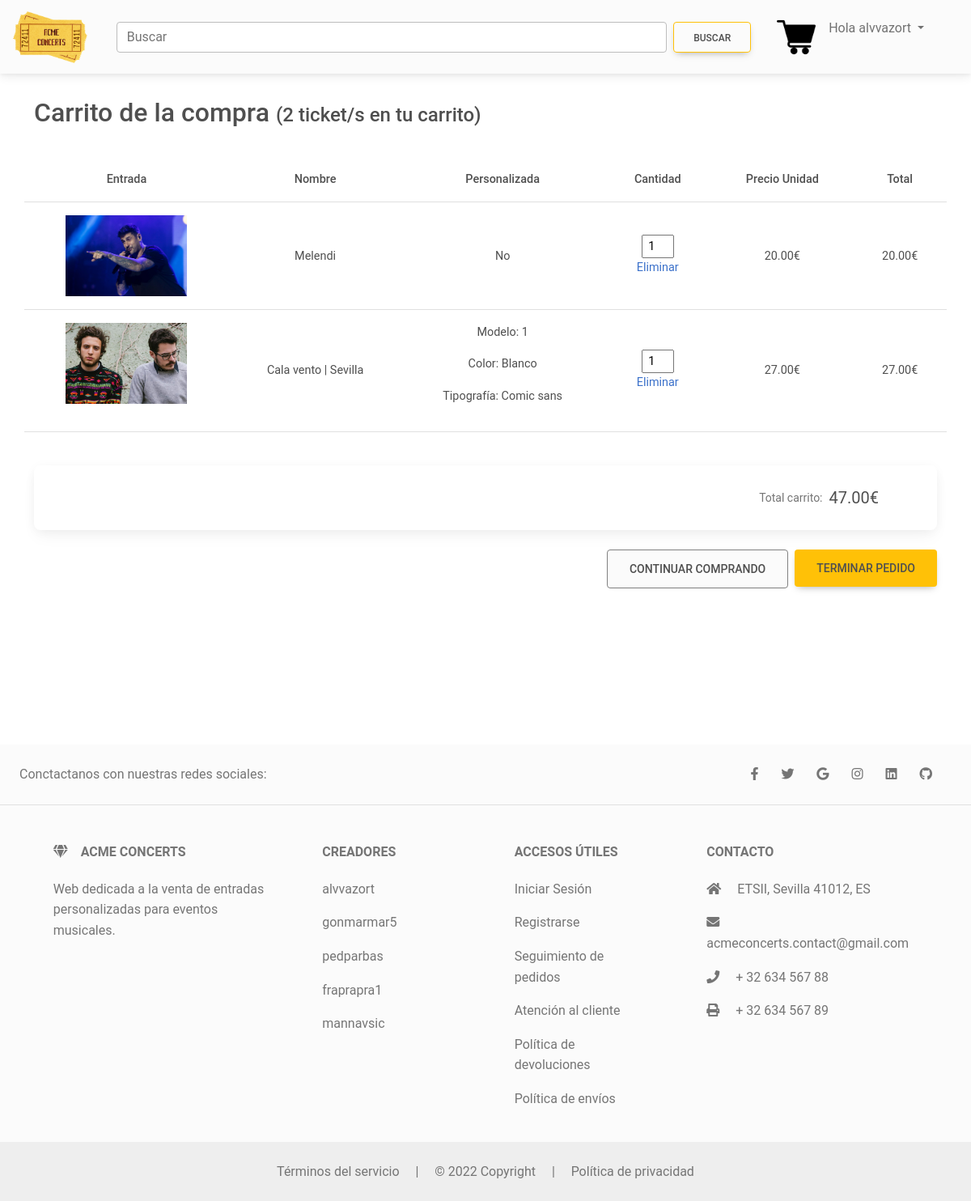
The app's page /cart/ (signed in) with its own data.
### main/models.py (models this page shows, shortened)
class OrderTicket(models.Model):
    COLOR = (
        ('W', 'Blanco'),('B', 'Negro'), ('G', 'Verde')
    )
    TYPING = (
        ('CS', 'Comic sans'), ('A', 'Arial'), ('C', 'Calibri')
    )
    MODEL = (
    ('1', 'Modelo 1'), ('2', 'Modelo 2'), ('3', 'Modelo 3')
    )
    id = models.AutoField(primary_key=True)
    user = models.ForeignKey(settings.AUTH_USER_MODEL,
                             on_delete=models.CASCADE,null=True)
    ordered = models.BooleanField(default=False)
    ticket = models.ForeignKey(Ticket, on_delete=models.CASCADE)
    quantity = models.IntegerField(default=1)
    order = models.ForeignKey(Order, on_delete=models.CASCADE, null=True)
    customized = models.BooleanField(default=False)
    model = models.IntegerField(default=0,choices=MODEL, null=True)
    color = models.CharField(default='W', choices=COLOR, max_length=30, null=True)
    typing = models.CharField(default='CS', choices=TYPING, max_length=30, null=True)

class Ticket(models.Model):
    ordering = ['-slug']
    title = models.CharField(max_length=100)
    price = models.FloatField()
    price_customized = models.FloatField()
    location= models.CharField(max_length=100, default="No definido")
    category = models.CharField(choices=CATEGORY, max_length=2)
    slug = models.SlugField()
    description = models.TextField()
    image = models.ImageField(upload_to= 'images/tickets/')
    date = models.DateTimeField()
    stock = models.PositiveIntegerField(default=10)
    def get_absolute_url(self):
        return reverse("main:ticket", kwargs={
            'slug': self.slug
        })

### cart/views.py (the view)
# urls.py: path('', views.CartSummaryView.as_view(), name='cart'),
class CartSummaryView(View):
    def get(self, *args, **kwargs):
        try:
            order,created = Order.objects.get_or_create(user = self.request.user, ordered = False)
            tickets = OrderTicket.objects.filter(order=order)
            context = {
                'object' : order,
                'tickets' : tickets,
                'tickets_num' : len(tickets),
                'MEDIA_URL' : settings.MEDIA_URL
            }
            return render(self.request, 'cart.html', context)
        except:
            return redirect("/accounts/login")

### cart/templates/cart.html (shortened to what this page needs)
{% extends "base.html" %}
{% block content %}
  <section class="vh-100">
    <div class="container h-100">
      <div class="row d-flex justify-content-center align-items-center h-80">
        <div class="col">
          <p><span class="h2">Carrito de la compra </span><span class="h4">({{tickets_num}} ticket/s en tu carrito)</span></p>
              <div class="row align-items-center">
                <table class="table">
                  <thead>
                    <tr>
                      <th style="text-align: center;" scope="col">Entrada</th>
                      <th style="text-align: center;" scope="col">Nombre</th>
                      <th style="text-align: center;" scope="col">Personalizada</th>
                      <th style="text-align: center;" scope="col">Cantidad</th>
                      <th style="text-align: center;" scope="col">Precio Unidad</th>
                      <th style="text-align: center;" scope="col">Total</th>
                    </tr>
                  </thead>
                  <tbody>
                {% for ticket in tickets %}
                  <div class="card" style="width: 80vw; background-color:gray; margin-bottom: 10px;">
                    <tr style="text-align: center;">
                      <th scope="row">
                        <a href="{{ticket.ticket.get_absolute_url}}">
                          <img src="{{MEDIA_URL}}{{ticket.ticket.image}}"
                          class="img-fluid" style="object-fit: cover; width: 150px;height: 100px;"  alt="Generic placeholder image">
                        </a></th>
                      <td style="text-align: center; vertical-align: middle;" >{{ ticket.ticket.title }}</td>
                        {% if ticket.customized  %}
                          <td style="text-align: right: vertical-align:middle;">
                            <p>Modelo: {{ticket.get_model_display}}</p>
                            <p>Color: {{ticket.get_color_display}}</p>
                            <p>Tipografía: {{ticket.get_typing_display}}</p>
                        {% else %}
                          <td style="text-align: center; vertical-align: middle;">
                            No
                        {% endif %}
                        </td>
                      <td style="text-align: center; vertical-align: middle;">
                        <input name="{{ ticket.ticket.slug }}" class="quantity" style="text-align: center; width:40px;" type="number" value="{{ ticket.quantity }}" min="1" max="{{ ticket.ticket.stock }}">
                        <br>
                        <a href="{% url 'main:remove-from-cart' ticket.ticket.slug%}">Eliminar</a>
                      </td>
                      {% if ticket.customized  %}
                        <td class="price_unit" style="text-align: center; vertical-align: middle;">{{ ticket.ticket.price_customized }}0€</td>
                      {% else %}
                        <td class="price_unit" style="text-align: center; vertical-align: middle;">{{ ticket.ticket.price }}0€</td>
                      {% endif %}
                      <td class="price" id="{{forloop.counter0}}" style="text-align: center; vertical-align: middle;"></td>
                    </tr>
                  </div>
                {% endfor %}
                </tbody>
              </table>
              </div>
            </div>
          </div>
          <br>
          <div class="card mb-4">
            <div class="card-body p-4">
              <div class="float-end">
                <p class="mb-0 me-5 d-flex align-items-center">
                  <span class="small text-muted me-2">Total carrito:</span>
                  <span id="total_price" class="lead fw-normal"></span>
                </p>
              </div>
            </div>
          </div>
          <div class="d-flex justify-content-end">
            <a href="/">
              <button type="button" class="btn btn-light btn-lg me-2" style="  border: 1px solid gray;">
              Continuar Comprando</button></a>
            {% if tickets_num == 0%}
              <a>
                <button disabled type="button" style="background-color:#ffc107;"class="btn  btn-lg">Terminar pedido</button>
              </a>
            {% else %}
              <a href="checkout">
                <button type="button" style="background-color:#ffc107;"class="btn  btn-lg">Terminar pedido</button>
              </a>
            {% endif %}
          </div>
        </div>
  </section>
  {% endblock content %}

### main/templates/base.html (shortened to what this page needs)
{% load static %}
<!DOCTYPE html>
<html>
    <head>
        <link rel="stylesheet" href="https://use.fontawesome.com/releases/v5.8.1/css/all.css">
        <link rel="stylesheet" href="/static/css/bootstrap.min.css" media="screen">
        <link rel="stylesheet" href="/static/css/styles.css" type="text/css">
        <link href="{% static 'css/mdb.min.css' %}" rel="stylesheet">
    </head>
    <body>
        <header class="fixed-top">
            <nav class="navbar navbar-expand-lg navbar-light bg-light">
                <a class="navbar-brand" href="/"><img id="logo" src="/resources/images/logo.png" class="" alt="Acme Concerts"></a>
                <form id="search-bar" class="align-self-md-center d-inline-flex form-control p-0 m-3 bg-light border-0" method="get">
                  <input class="form-control mr-sm-2" type="search" placeholder="Buscar" aria-label="Buscar" name="buscador" value ="{{ request.GET.buscador }}">
                  <button class="btn my-2 my-sm-0 m-2" style="border: 1px solid rgb(255, 193, 7);" type="submit" id="search-button">Buscar</button>
                </form>
                <div class="collapse navbar-collapse align-content-center" id="navbarSupportedContent">
                  <ul class="navbar-nav mr-auto">
                    <li class="nav-item">
                      <a href="/cart" class="nav-link d-inline-block"><img id="cart" src="/static/icons/shopping-cart.png" class="" alt="Mi carrito"></a>
                    </li>
                    {% if user.is_authenticated %}
                      <li style="margin-right:50px" class="nav-item dropdown">
                        <a class="nav-link dropdown-toggle" href="#" id="navbarDropdown" role="button" data-toggle="dropdown" aria-haspopup="true" aria-expanded="false">
                          Hola {{user}}
                        </a>
                      </li>
                    {% else %}
                    <li class="nav-item">
                      <a id="{{user}}" class="nav-link" href="/accounts/login">Iniciar sesión</a>
                    </li>
                    {% endif %}
                  </ul>
                </div>
              </nav>
        </header>
        {% block content %}
        {% endblock content %}
        <footer class="text-center text-lg-start bg-light text-muted ">
          <section class="d-flex justify-content-center justify-content-lg-between p-4 border-bottom">
            <div class="me-5 d-none d-lg-block">
              <span>Conctactanos con nuestras redes sociales:</span>
            </div>
            <div>
              <a href="" class="me-4 text-reset">
                <i class="fab fa-facebook-f"></i>
              </a>
              <a href="" class="me-4 text-reset">
                <i class="fab fa-twitter"></i>
              </a>
              <a href="" class="me-4 text-reset">
                <i class="fab fa-google"></i>
              </a>
              <a href="" class="me-4 text-reset">
                <i class="fab fa-instagram"></i>
              </a>
              <a href="" class="me-4 text-reset">
                <i class="fab fa-linkedin"></i>
              </a>
              <a href="https://github.com/AcmeConcerts" class="me-4 text-reset">
                <i class="fab fa-github"></i>
              </a>
            </div>
          </section>
          <section class="">
            <div class="container text-center text-md-start mt-5">
              <div class="row mt-3">
                <div class="col-md-3 col-lg-4 col-xl-3 mx-auto mb-4">
                  <h6 class="text-uppercase fw-bold mb-4">
                    <i class="fas fa-gem me-3"></i>Acme Concerts
                  </h6>
                  <p>
                    Web dedicada a la venta de entradas personalizadas para eventos musicales.
                  </p>
                </div>
                <div class="col-md-2 col-lg-2 col-xl-2 mx-auto mb-4">
                  <h6 class="text-uppercase fw-bold mb-4">
                    Creadores
                  </h6>
                  <p>
                    <a href="https://github.com/alvvazort" class="text-reset">alvvazort</a>
                  </p>
                  <p>
                    <a href="#!" class="text-reset">gonmarmar5</a>
                  </p>
                  <p>
                    <a href="#!" class="text-reset">pedparbas</a>
                  </p>
                  <p>
                    <a href="https://github.com/Galeon2098" class="text-reset">fraprapra1</a>
                  </p>
                  <p>
                    <a href="#!" class="text-reset">mannavsic</a>
                  </p>
                </div>
                <div class="col-md-3 col-lg-2 col-xl-2 mx-auto mb-4">
                  <h6 class="text-uppercase fw-bold mb-4">
                    Accesos útiles
                  </h6>
                  <p>
                    <a href="/accounts/login" class="text-reset">Iniciar Sesión</a>
                  </p>
                  <p>
                    <a href="/accounts/signup" class="text-reset">Registrarse</a>
                  </p>
                  <p>
                    <a href="/cart/order-summary" class="text-reset">Seguimiento de pedidos</a>
                  </p>
                  <p>
                    <a href="/contacto" class="text-reset">Atención al cliente</a>
                  </p>
                  <p>
                    <a href="/politica-devoluciones" class="text-reset">Política de devoluciones</a>
                  </p>
                  <p>
                    <a href="/politica-envios" class="text-reset">Política de envíos</a>
                  </p>
                </div>
                <div class="col-md-4 col-lg-3 col-xl-3 mx-auto mb-md-0 mb-4">
                  <h6 class="text-uppercase fw-bold mb-4">Contacto</h6>
                  <p><i class="fas fa-home me-3"></i> ETSII, Sevilla 41012, ES</p>
                  <p>
                    <i class="fas fa-envelope me-3"></i>
                    acmeconcerts.contact@gmail.com
                  </p>
                  <p><i class="fas fa-phone me-3"></i> + 32 634 567 88</p>
                  <p><i class="fas fa-print me-3"></i> + 32 634 567 89</p>
                </div>
              </div>
            </div>
          </section>
          <div class="text-center p-4" style="background-color: rgba(0, 0, 0, 0.05);">
            <a class="text-reset" href="terminos_servicio">Términos del servicio</a>
            <a>|</a>
            <a>© 2022 Copyright</a>
            <a>|</a>
            <a class="text-reset" href="privacidad">Política de privacidad</a>
          </div>
        </footer>
    </body>
</html>

### main/static/css/styles.css (style rules this page uses)
#search-bar { display: flex; align-self: center; columns: 2; }
#search-button { margin-left: 1 rem; }
#cart { max-height: 3rem; }
#logo { max-height: 4rem; margin-left: 1rem; }

### records on screen
OrderTicket: ticket.image (picture), ticket "Melendi", customized "No", quantity "1", ticket.price "20.0"
OrderTicket: ticket.image (picture), ticket "Cala vento | Sevilla", model "1", color "Blanco", typing "Comic sans", quantity "1", ticket.price_customized "27.0"

### other values on screen
{{ user }} "alvvazort"
{{ tickets_num }} "2"
